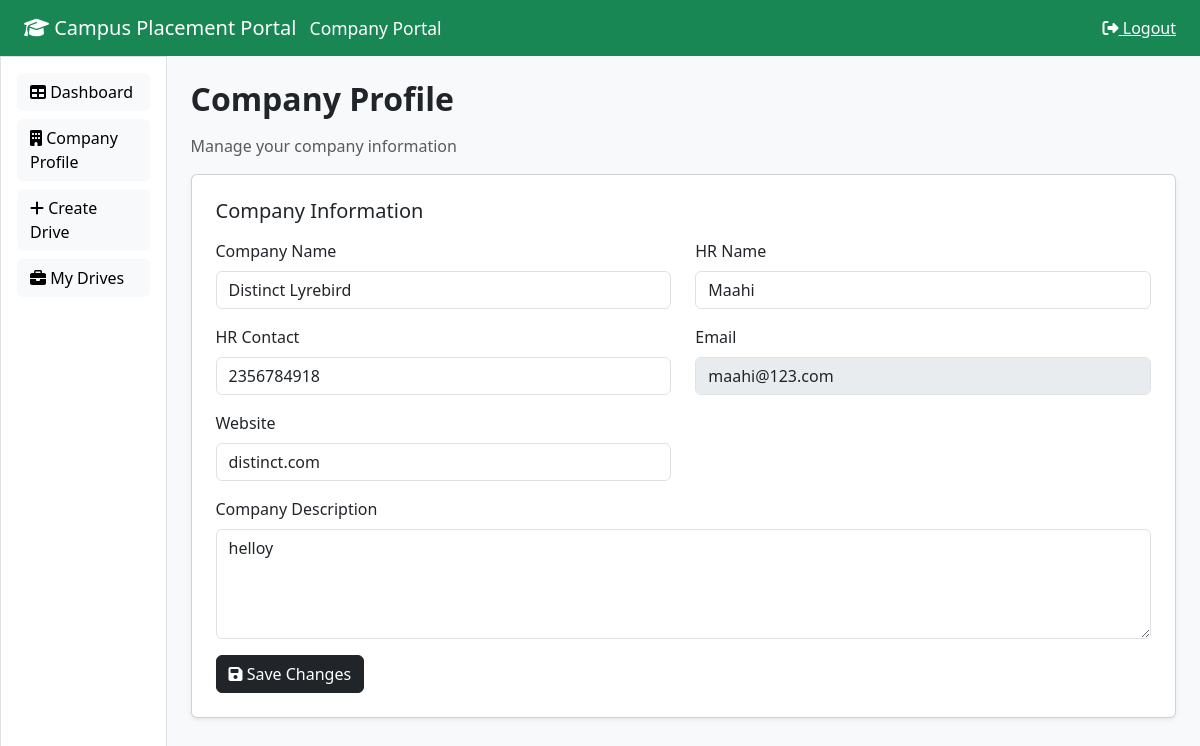
Page /company/profile (signed in) on the committed database.
### models.py (models this page shows, shortened)
class User(db.Model, UserMixin):
    id = db.Column(db.Integer, primary_key=True)
    name = db.Column(db.String(100), nullable=False)
    email = db.Column(db.String(100), unique=True, nullable=False)
    password = db.Column(db.String(200), nullable=False)
    role = db.Column(db.String(20), nullable=False)  # admin / student / company
    approved = db.Column(db.Boolean, default=False)
    active = db.Column(db.Boolean, default=True)
    student_id = db.Column(db.String(50))
    phone = db.Column(db.String(20))
    degree = db.Column(db.String(100))
    branch = db.Column(db.String(100))
    cgpa = db.Column(db.String(10))
    year = db.Column(db.String(10))
    resume = db.Column(db.String(200))
    hr_name = db.Column(db.String(100))
    hr_contact = db.Column(db.String(20))
    website = db.Column(db.String(200))
    description = db.Column(db.Text)
    applications = db.relationship(
        'Application',
        backref='student',
        lazy=True,
        cascade="all, delete-orphan"
    )
    drives = db.relationship(
        'PlacementDrive',
        backref='company',
        lazy=True,
        cascade="all, delete-orphan"
    )

### routes.py (the view, shortened to what this page needs)
    @app.route('/company/profile', methods=['GET','POST'])
    @login_required
    def company_profile():
        if current_user.role != 'company':
            return redirect(url_for('login'))
        return render_template(
            "company_profile.html",
            company=current_user
        )

### routes.py (called while the page is built)
@login_manager.user_loader
def load_user(user_id):
    return User.query.get(int(user_id))

### templates/company_profile.html
{% extends "company_layout.html" %}
{% block company_content %}
<h2 class="fw-bold mb-3">Company Profile</h2>
<p class="text-muted">Manage your company information</p>
<div class="card p-4 shadow-sm">
<h5 class="mb-3">Company Information</h5>
<form method="POST">
<div class="row">
<div class="col-md-6 mb-3">
<label class="form-label">Company Name</label>
<input name="name" class="form-control" value="{{ current_user.name }}" required>
</div>
<div class="col-md-6 mb-3">
<label class="form-label">HR Name</label>
<input name="hr_name" class="form-control" value="{{ current_user.hr_name }}">
</div>
<div class="col-md-6 mb-3">
<label class="form-label">HR Contact</label>
<input name="hr_contact" class="form-control" value="{{ current_user.hr_contact }}">
</div>
<div class="col-md-6 mb-3">
<label class="form-label">Email</label>
<input class="form-control" value="{{ current_user.email }}" disabled>
</div>
<div class="col-md-6 mb-3">
<label class="form-label">Website</label>
<input name="website" class="form-control" value="{{ current_user.website }}">
</div>
<div class="col-md-12 mb-3">
<label class="form-label">Company Description</label>
<textarea name="description" rows="4" class="form-control">{{ current_user.description }}</textarea>
</div>
</div>
<button class="btn btn-dark">
<i class="fa fa-save"></i> Save Changes
</button>
</form>
</div>
{% endblock %}

### static/css/style.css (style rules this page uses)
* { margin:0; padding:0; box-sizing:border-box; }
body { font-family:'Poppins',sans-serif; min-height:100vh; background:url("/static/images/bg.png") no-repeat center center fixed; background-size:cover; color:#111827; }
.btn { border-radius:8px; font-weight:500; }
.card { border:none; border-radius:12px; transition:all 0.2s ease; }
input, select, textarea { border-radius:8px; }

### rows in the picture
User: name "Distinct Lyrebird", hr_name "Maahi", hr_contact "2356784918", email "maahi@123.com", website "distinct.com", description "helloy"
